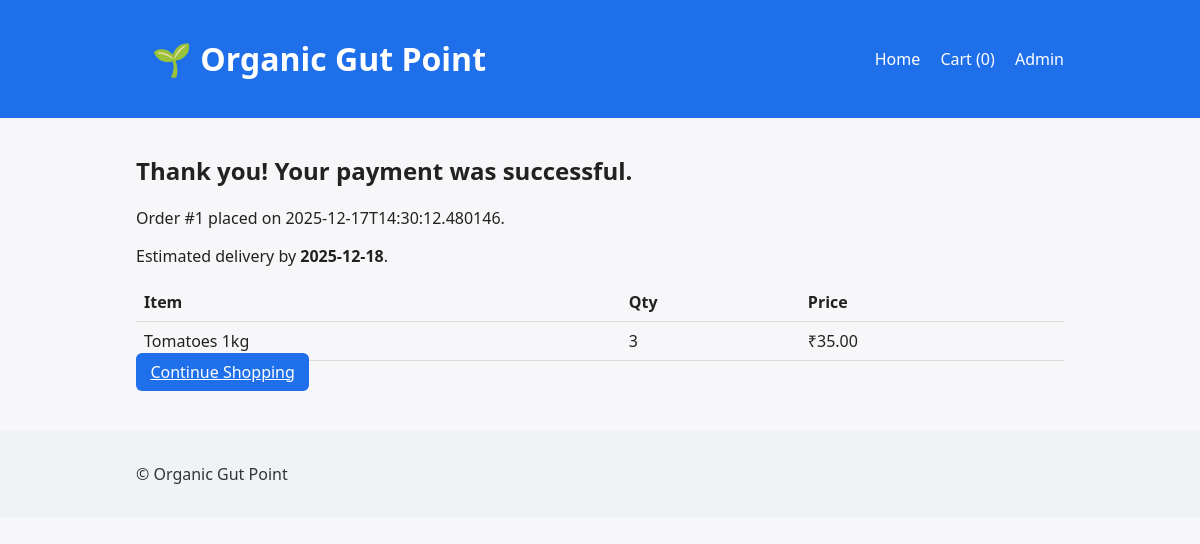
Page /order/1/success on the committed database.
### tables this page shows
CREATE TABLE orders (
            id INTEGER PRIMARY KEY AUTOINCREMENT,
            customer_name TEXT,
            email TEXT,
            phone TEXT,
            address TEXT,
            city TEXT,
            pincode TEXT,
            total_amount REAL,
            payment_status TEXT,
            created_at TEXT,
            estimated_delivery_date TEXT,
            razorpay_order_id TEXT
        );

CREATE TABLE order_items (
            id INTEGER PRIMARY KEY AUTOINCREMENT,
            order_id INTEGER,
            product_id INTEGER,
            quantity INTEGER,
            unit_price REAL,
            FOREIGN KEY(order_id) REFERENCES orders(id),
            FOREIGN KEY(product_id) REFERENCES products(id)
        );

CREATE TABLE products (
            id INTEGER PRIMARY KEY AUTOINCREMENT,
            name TEXT NOT NULL,
            description TEXT,
            price REAL NOT NULL,
            stock INTEGER DEFAULT 0,
            estimated_delivery_days INTEGER,
            estimated_delivery_date TEXT
        );

### app.py (the view)
@app.route('/order/<int:order_id>/success')
def order_success(order_id):
    conn = get_db()
    order = conn.execute('SELECT * FROM orders WHERE id=?', (order_id,)).fetchone()
    items = conn.execute('SELECT oi.*, p.name FROM order_items oi JOIN products p ON oi.product_id=p.id WHERE order_id=?', (order_id,)).fetchall()
    conn.close()
    return render_template('order_success.html', order=order, items=items)

### app.py (called while the page is built)
def get_db():
    conn = sqlite3.connect(DB_PATH)
    conn.row_factory = sqlite3.Row
    return conn

@app.before_request
def setup():
    global _db_initialized
    if not _db_initialized:
        init_db()
        _db_initialized = True

### templates/order_success.html
{% extends 'base.html' %}
{% block content %}
<h2>Thank you! Your payment was successful.</h2>
<p>Order #{{ order.id }} placed on {{ order.created_at }}.</p>
<p>Estimated delivery by <strong>{{ order.estimated_delivery_date }}</strong>.</p>
<table class="table">
  <tr><th>Item</th><th>Qty</th><th>Price</th></tr>
  {% for it in items %}
  <tr><td>{{ it.name }}</td><td>{{ it.quantity }}</td><td>₹{{ '%.2f'|format(it.unit_price) }}</td></tr>
  {% endfor %}
</table>
<a href="{{ url_for('index') }}" class="btn">Continue Shopping</a>
{% endblock %}

### static/styles.css (style rules this page uses)
* { box-sizing: border-box; }
body { font-family: system-ui, -apple-system, Segoe UI, Roboto, Helvetica, Arial, sans-serif; margin: 0; background: #f7f7f9; color: #222; }
.table { width: 100%; border-collapse: collapse; }
.table th, .table td { border-bottom: 1px solid #ddd; padding: 0.5rem; text-align: left; }
button, .btn { background: #1f6feb; color: white; border: none; padding: 0.5rem 0.9rem; border-radius: 6px; cursor: pointer; }

### rows in the picture
orders: id "1", created_at "2025-12-17T14:30:12.480146", estimated_delivery_date "2025-12-18"
order_items: name "Tomatoes 1kg", quantity "3", unit_price "35.00"

### other values in the picture
{{ (session.get('cart') or [])|length }} "0"
